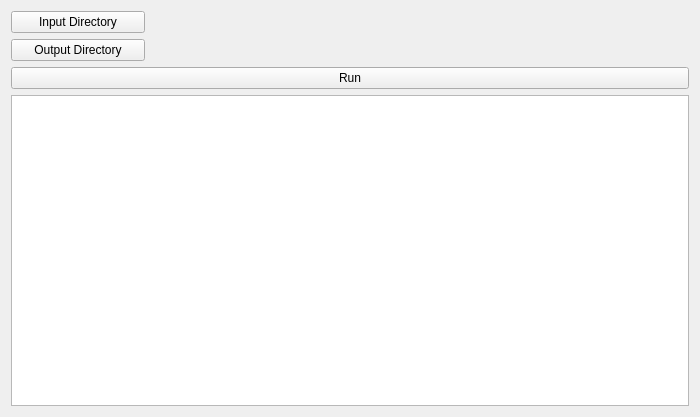
<?xml version="1.0" encoding="UTF-8"?>
<ui version="4.0">
 <class>Form</class>
 <widget class="QWidget" name="Form">
  <property name="geometry">
   <rect>
    <x>0</x>
    <y>0</y>
    <width>700</width>
    <height>417</height>
   </rect>
  </property>
  <property name="windowTitle">
   <string>ImageExpress Converter</string>
  </property>
  <layout class="QGridLayout" name="gridLayout_2">
   <item row="0" column="0">
    <layout class="QGridLayout" name="gridLayout" columnstretch="1,4,0">
     <item row="0" column="0">
      <widget class="QPushButton" name="in_btn">
       <property name="text">
        <string>Input Directory</string>
       </property>
      </widget>
     </item>
     <item row="1" column="0">
      <widget class="QPushButton" name="out_btn">
       <property name="text">
        <string>Output Directory</string>
       </property>
      </widget>
     </item>
     <item row="0" column="1">
      <widget class="QLabel" name="in_lbl">
       <property name="text">
        <string/>
       </property>
      </widget>
     </item>
     <item row="3" column="0" colspan="2">
      <widget class="QPushButton" name="run_btn">
       <property name="text">
        <string>Run</string>
       </property>
      </widget>
     </item>
     <item row="4" column="0" colspan="2">
      <widget class="QPlainTextEdit" name="log_txt">
       <property name="readOnly">
        <bool>true</bool>
       </property>
      </widget>
     </item>
     <item row="1" column="1">
      <widget class="QLabel" name="out_lbl">
       <property name="sizePolicy">
        <sizepolicy hsizetype="Ignored" vsizetype="Fixed">
         <horstretch>0</horstretch>
         <verstretch>0</verstretch>
        </sizepolicy>
       </property>
       <property name="text">
        <string/>
       </property>
      </widget>
     </item>
    </layout>
   </item>
  </layout>
 </widget>
 <resources/>
 <connections/>
</ui>
